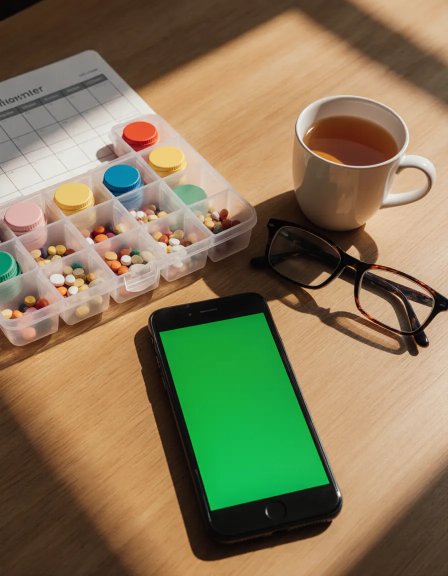
#> input picture assets/photos/kitchen_11.webp, 896 x 1152 px (shown at 1/2 size); the run also reads 1 picture not shown here
$ python make_week_2026_11_21.py
#> lines starting #> are read from the running program, lines starting #| are printed output that depends on the picture; after the words box and inside, x2 and y2 are one past the last pixel; in counts of white or black regions, pixels touching at a corner belong together
### scripts/life.py
"""Life-style posts (2026-11-20): a photo from daily life with the real app
on the phone's screen, a few words, the name. Umid chose this look after
the profile had become one navy card fifteen times.

The photos in assets/photos are generated (FLUX.1 Krea) with the phone's
screen a flat bright green; `on_screen` finds that green and puts a real
screenshot from assets/screens there, in perspective, under the photo's
own light and behind any finger that covers the glass. Posts made this
way are marked as AI-generated when they are scheduled.

Two rules from Umid (2026-11-22), after two covers he sent back:
  - the screen must sit in the phone as it would in life: true proportions,
    the phone's own tilt, no green light left on the fingers. Look at every
    picture at full size before it is shown;
  - take the app at a moment worth looking at (a question and its answer,
    a ticked list, a chart, Velta on Today), never an empty or a menu state.

Needs numpy, scipy and opencv-python-headless next to Pillow."""
import numpy as np
from scipy import ndimage
from brand import *

P, SC = A + 'photos/', A + 'screens/'
INK, VIO, GOLD = (22, 27, 68), (104, 84, 214), (255, 205, 120)
NIGHT = (30, 26, 92)


def corners(m):
    """The four corners of the screen (top-left, top-right, bottom-right,
    bottom-left) from its green mask. A screen seen at an angle is taken by
    the extremes along its two diagonals. A screen with a corner under a
    thumb, or cut by a notch, is taken as the smallest rectangle round what
    can be seen of it. Whichever of the two covers the visible screen better
    is used."""
    import cv2
    ys, xs = np.nonzero(m)
    diag = np.array([(xs[i], ys[i]) for i in (np.argmin(xs + ys), np.argmax(xs - ys), np.argmax(xs + ys), np.argmin(xs - ys))], float)
    c = diag.mean(0); diag = c + (diag - c) * 1.035            # past the rounded corners
    hull = cv2.convexHull(np.stack([xs, ys], 1).astype(np.int32))
    box = cv2.boxPoints(cv2.minAreaRect(hull)).astype(float)
    order = np.argsort(box[:, 1]); top = box[order[:2]]; bot = box[order[2:]]   # upright enough: the two highest are the top
    top = top[np.argsort(top[:, 0])]; bot = bot[np.argsort(bot[:, 0])]
    rect = np.array([top[0], top[1], bot[1], bot[0]])

    def cover(q):
        a = np.zeros(m.shape, np.uint8); cv2.fillPoly(a, [q.astype(np.int32)], 1)
        h = np.zeros(m.shape, np.uint8); cv2.fillPoly(h, [hull], 1)
        return (a & h).sum() / max((a | h).sum(), 1)
    return diag if cover(diag) >= cover(rect) else rect


def on_screen(photo, shot, scale=2):
    """The photo (enlarged [scale] times) with [shot] on its green screen,
    and the screen's four corners."""
    p = Image.open(P + photo).convert('RGB'); p = p.resize((p.width * scale, p.height * scale), Image.LANCZOS)
    a = np.asarray(p).astype(float); r, g, b = a[..., 0], a[..., 1], a[..., 2]
    green = (g > 110) & (g > r * 1.35) & (g > b * 1.35)
    lab, n = ndimage.label(green); m = lab == 1 + int(np.argmax(ndimage.sum(green, lab, range(1, n + 1))))
    quad = corners(m)
    s = Image.open(SC + shot).convert('RGB'); w, h = s.size; rows, rhs = [], []
    # The phone in the photo is not as tall as the one the screenshot was taken on: show the top of
    # the screen at its true proportions, never squeezed to fit.
    side = lambda i, j: float(np.hypot(*(quad[i] - quad[j])))
    ratio = (side(0, 1) + side(3, 2)) / (side(0, 3) + side(1, 2))
    if w / h < ratio:
        h = int(w / ratio); s = s.crop((0, 0, w, h))
    else:
        nw = int(h * ratio); s = s.crop(((w - nw) // 2, 0, (w - nw) // 2 + nw, h)); w = nw
    for (x, y), (u, v) in zip(quad, [(0, 0), (w, 0), (w, h), (0, h)]):
        rows += [[x, y, 1, 0, 0, 0, -u * x, -u * y], [0, 0, 0, x, y, 1, -v * x, -v * y]]; rhs += [u, v]
    warped = s.transform(p.size, Image.PERSPECTIVE, tuple(np.linalg.solve(np.array(rows), np.array(rhs))), Image.BICUBIC)
    light = Image.fromarray(np.clip(np.where(m, g / np.median(g[m]), 1.0) * 200, 0, 255).astype(np.uint8)).filter(ImageFilter.GaussianBlur(10 * scale))
    k = np.clip(np.asarray(light).astype(float) / 200, 0.78, 1.12)[..., None]
    lit = Image.fromarray(np.clip(np.asarray(warped).astype(float) * k, 0, 255).astype(np.uint8))
    mask = Image.fromarray((ndimage.binary_dilation(m, iterations=2 * scale) * 255).astype(np.uint8)).filter(ImageFilter.GaussianBlur(1.2 * scale))
    p.paste(lit, (0, 0), mask)
    near = ndimage.binary_dilation(m, iterations=45 * scale) & ~ndimage.binary_dilation(m, iterations=scale)
    a = np.asarray(p).astype(float); r, g, b = a[..., 0], a[..., 1], a[..., 2]
    spill = near & (g > np.maximum(r, b) * 1.04); a[..., 1] = np.where(spill, np.maximum(r, b) * 1.02, g)
    p = Image.fromarray(np.clip(a, 0, 255).astype(np.uint8))
    return p, quad


def plain(photo, scale=2):
    p = Image.open(P + photo).convert('RGB'); return p.resize((p.width * scale, p.height * scale), Image.LANCZOS)


# [6 lines left out: function soften, not called in this run]


def frame(im, size=(W, H), shift=0.5, centre=None):
    """Crop a photo to the post's shape. [shift] 0..1 slides the crop along
    the spare side; [centre] (an x) keeps that point in the middle instead."""
    w, h = im.size; tw, th = size
    if w / h > tw / th:
        nw = int(h * tw / th); x = int((w - nw) * shift) if centre is None else int(min(max(centre - nw / 2, 0), w - nw))
        im = im.crop((x, 0, x + nw, h))
    else:
        nh = int(w * th / tw); y = int((h - nh) * shift); im = im.crop((0, y, w, y + nh))
    return im.resize(size, Image.LANCZOS).convert('RGBA')


def shade(c, top=0.0, bottom=0.0, start=0.45):
    """Darken the top and/or the bottom of a photo for the words."""
    w, h = c.size; y = np.arange(h)[:, None] / h
    a = np.maximum(np.clip((start - y) / start, 0, 1) * top, np.clip((y - (1 - start)) / start, 0, 1) * bottom)
    lay = np.zeros((h, w, 4), np.uint8); lay[..., :3] = (10, 14, 44); lay[..., 3] = (a * 255).astype(np.uint8).repeat(w, axis=1)
    c.alpha_composite(Image.fromarray(lay))


def words(c, x, y, small, big, size=78, sub=None):
    """A small gold line, the big white lines under it, an optional line below."""
    d = draw(c); d.text((x, y), small, font=font('Medium', 34), fill=GOLD); y += 54
    for line in big.split('\n'):
        d.text((x, y), line, font=font('Bold', size), fill=WHITE); y += int(size * 1.16)
    if sub:
        d.text((x, y + 6), sub, font=font('Medium', 36), fill=(225, 228, 255))
    return y


def mark(c, fill=WHITE, y=None):
    d = draw(c); w, h = c.size; f = font('Bold', 40); t = 'Mivelta'
    d.text((w - 70 - d.textlength(t, font=f), (h - 96) if y is None else y), t, font=f, fill=fill)


def star(d, x, y, fill):
    d.text((x, y), '✦', font=ImageFont.truetype('/usr/share/fonts/truetype/dejavu/DejaVuSans.ttf', 64), fill=fill)

### scripts/brand.py
"""Mivelta post toolkit (Pillow). Usage example:

    from brand import *
    c = canvas()                       # 1080x1350 navy-violet gradient
    paste(c, 'velta_happy.png', 820, W/2, 560)
    d = draw(c)
    y = ctext(d, 990, "Hi, I'm Velta", font('Bold', 100))
    ctext(d, y + 5, 'Second line\\nthird line', font('Regular', 42), SUB)
    footer(d)
    save(c, 'posts/2026-10-25/post1.jpg')

Assets in ../assets: velta_happy, velta_open, velta_salad, velta_heart (has own bg),
symbol_glossy, bg_gradient, app_icon. Font: Poppins (Regular/Medium/Bold/Light).
Size 'story' = 1080x1920 for TikTok / Stories.
"""
import os
from PIL import Image, ImageDraw, ImageFont, ImageFilter
ROOT = os.path.join(os.path.dirname(os.path.abspath(__file__)), '..')
A = os.path.join(ROOT, 'assets') + '/'
F = '/usr/share/fonts/truetype/google-fonts/Poppins-'
W, H = 1080, 1350
WHITE = (255, 255, 255); LAV = (205, 196, 255); SUB = (220, 226, 255)

def font(weight, size): return ImageFont.truetype(F + weight + '.ttf', size)

# [7 lines left out: function canvas, not called in this run]

def draw(c): return ImageDraw.Draw(c)

def paste(c, name, width, cx, cy, soft_edge=False):
    im = Image.open(A + name).convert('RGBA'); r = width / im.width
    im = im.resize((int(im.width * r), int(im.height * r)), Image.LANCZOS)
    if soft_edge:  # for images with their own background (velta_heart, app_icon)
        m = Image.new('L', im.size, 0)
        ImageDraw.Draw(m).ellipse((40, 40, im.width - 40, im.height - 40), fill=255)
        im.putalpha(m.filter(ImageFilter.GaussianBlur(60)))
    c.alpha_composite(im, (int(cx - im.width / 2), int(cy - im.height / 2)))

# [12 lines left out: functions ctext, card, not called in this run]

def footer(d, text='@mivelta.app'):
    cw, ch = d.im.size; f = font('Medium', 30)
    d.text(((cw - d.textlength(text, font=f)) / 2, ch - 90), text, font=f, fill=(190, 200, 240))

def save(c, rel_path):
    p = os.path.join(ROOT, rel_path); os.makedirs(os.path.dirname(p), exist_ok=True)
    c.convert('RGB').save(p, quality=90); return p

def raw_url(rel_path):
    return 'https://raw.githubusercontent.com/ukadirov/mivelta-media/main/' + rel_path.lstrip('/')

### scripts/make_week_2026_11_21.py
"""The life-style look, from 21 November 2026 (see life.py):

  21 Nov  pill_box        kitchen table, the medicines list on the phone
  22 Nov  did_mum         the phone at home, family mode (replaces family_mode.jpg)
  26 Nov  only_reason     a quote card (replaces coming_december.jpg)
  29 Nov  call_me         a quote on a light ground, Velta listens (replaces parents_said.jpg)
   1 Dec  walk_together   a walk in the park (replaces move_150.jpg)
  and photo covers for the two reels already published (15 and 18 Nov).
"""
import sys, os
sys.path.insert(0, os.path.dirname(os.path.abspath(__file__)))
from life import *

# 21 Nov
c = frame(on_screen('kitchen_11.webp', 'meds.png')[0], shift=0.0); shade(c, top=0.9, start=0.4)
#> in on_screen, p is the input picture: PIL image 896x1152 RGB; mean R, G, B 135.3, 121.6, 88.7
#> in on_screen, `green = (g > 110) & (g > r * 1.35) & (g > b * 1.35)`: green: shape (2304, 1792) bool; 8.1% white; 25 white regions (18 under 20 px), largest, box (x1, y1, x2, y2) and area: (638, 1251, 1317, 2042) 332435, (0, 1009, 46, 1103) 2211, (539, 1003, 559, 1012) 80
#> in on_screen, `lab, n = ndimage.label(green)`: lab: shape (2304, 1792) int32; 32 distinct labels, from 0 to 31
#> in on_screen, `lab, n = ndimage.label(green)`: n = 31
#> in on_screen, `m = lab == 1 + int(np.argmax(ndimage.sum(green, lab, range(1, n + 1)))`: m: shape (2304, 1792) bool; 8.1% white; 1 white region, box (x1, y1, x2, y2) and area: (638, 1251, 1317, 2042) 332435
#> in corners, `diag = np.array([(xs[i], ys[i]) for i in (np.argmin(xs + ys), np.argma..`: diag = [[639, 1329], [1052, 1252], [1315, 1933], [843, 2040]]
#> in corners, `c = diag.mean(0)`: c = [962.2, 1638.5]
#> in corners, `diag = c + (diag - c) * 1.035`: diag = [[627.7, 1318.2], [1055.1, 1238.5], [1327.3, 1943.3], [838.8, 2054.1]]
#> in corners, `hull = cv2.convexHull(np.stack([xs, ys], 1).astype(np.int32))`: hull = contour of 25 points, box (x1, y1, x2, y2) (638, 1251, 1317, 2042), area 333518
#> in corners, `box = cv2.boxPoints(cv2.minAreaRect(hull)).astype(float)`: box = [[851.1, 2068.2], [636.7, 1329.5], [1103, 1194.2], [1317.4, 1932.9]]
#> in corners, `order = np.argsort(box[:, 1])`: order = [2, 1, 3, 0]
#> in corners, `top = box[order[:2]]`: top = [[1103, 1194.2], [636.7, 1329.5]]
#> in corners, `bot = box[order[2:]]`: bot = [[1317.4, 1932.9], [851.1, 2068.2]]
#> in corners, `top = top[np.argsort(top[:, 0])]`: top = [[636.7, 1329.5], [1103, 1194.2]]
#> in corners, `bot = bot[np.argsort(bot[:, 0])]`: bot = [[851.1, 2068.2], [1317.4, 1932.9]]
#> in corners, `rect = np.array([top[0], top[1], bot[1], bot[0]])`: rect = [[636.7, 1329.5], [1103, 1194.2], [1317.4, 1932.9], [851.1, 2068.2]]
#> in cover, `cv2.fillPoly(a, [q.astype(np.int32)], 1)`: a: shape (2304, 1792); values 0 (black) and 1 (white), 8.6% white; 1 white region, box (x1, y1, x2, y2) and area: (627, 1238, 1328, 2055) 354593
#> in cover, `cv2.fillPoly(h, [hull], 1)`: h: shape (2304, 1792); values 0 (black) and 1 (white), 8.1% white; 1 white region, box (x1, y1, x2, y2) and area: (638, 1251, 1317, 2042) 334656
#> in cover (call 2), `a = np.zeros(m.shape, np.uint8)`: a: shape (2304, 1792); every value is 0
#> in cover (call 2), `cv2.fillPoly(a, [q.astype(np.int32)], 1)`:
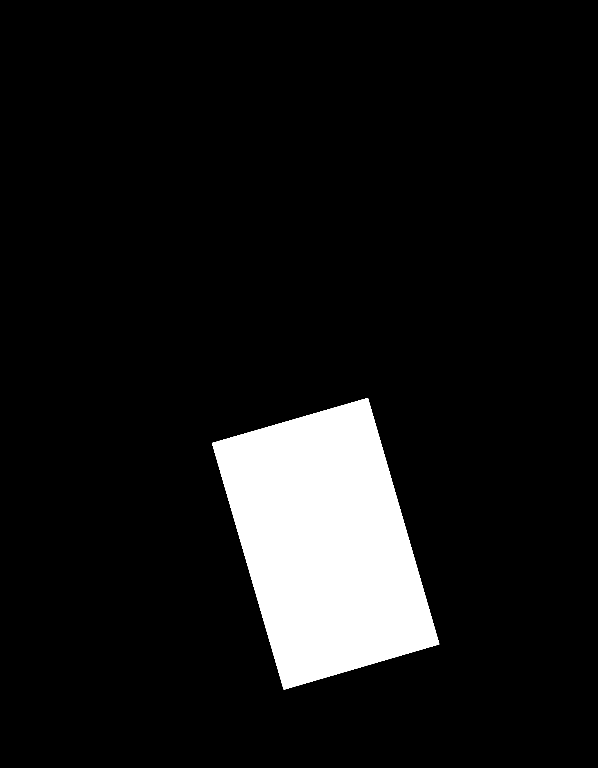
#> a: shape (2304, 1792) (shown at 1/3 size); values 0 (black) and 1 (white), 9.1% white; 1 white region, box (x1, y1, x2, y2) and area: (636, 1194, 1318, 2069) 374781
#> in on_screen, `quad = corners(m)`: quad has the same summary as diag in corners
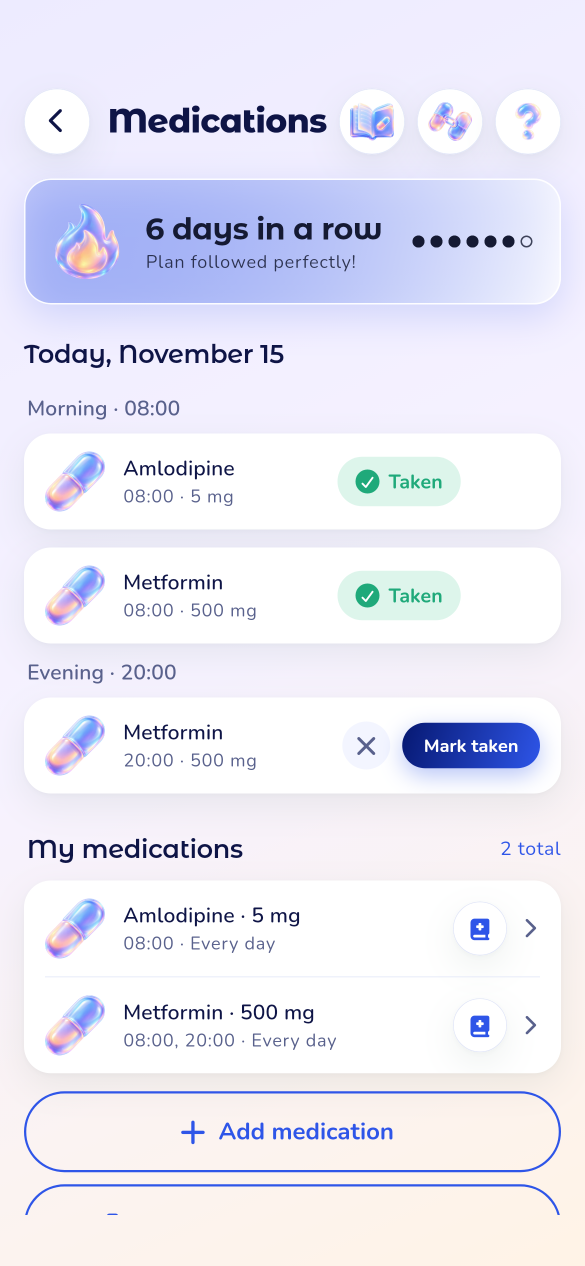
#> input picture assets/screens/meds.png, 1170 x 2532 px (shown at 1/2 size)
#> in on_screen, `s = s.crop((0, 0, w, h))`:
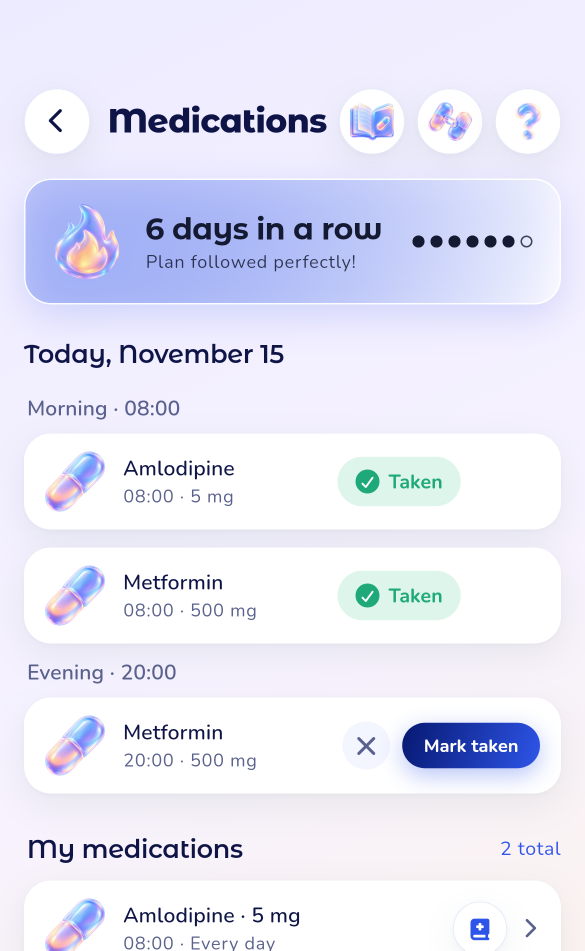
#> s: PIL image 1170x1901 RGB (shown at 1/2 size); mean R, G, B 229.4, 230.1, 245.9
#> the loop in on_screen, `for (x, y), (u, v) in zip(quad, [(0, 0), (w, 0), (w, h), (0, h)]):` made 4 passes
#> (x, y, u, v, rhs) on passes 2 to 4: (1055.1, 1238.5, 1170, 0, [0, 0, 1170, 0]), (1327.3, 1943.3, 1170, 1901, [0, 0, 1170, 0, 1170, 1901]), (838.8, 2054.1, 0, 1901, [0, 0, 1170, 0, 1170, 1901, 0, 1901])
#> (x, y, u, v) on pass 1: (627.7, 1318.2, 0, 0)
#> after the loop in on_screen, `for (x, y), (u, v) in zip(quad, [(0, 0), (w, 0), (w, h), (0, h)]):`: rows = 8 items
#> in on_screen, `near = ndimage.binary_dilation(m, iterations=45 * scale) & ~ndimage.bi..`: near: shape (2304, 1792) bool; 5.2% white; 1 white region, box (x1, y1, x2, y2) and area: (548, 1161, 1407, 2132) 216744
#> in on_screen, `spill = near & (g > np.maximum(r, b) * 1.04)`: spill: shape (2304, 1792) bool; 0.97% white; 260 white regions (178 under 20 px), largest, box (x1, y1, x2, y2) and area: (826, 2008, 1083, 2112) 12808, (1062, 1955, 1312, 2067) 11014, (1016, 1194, 1076, 1263) 1487
#> in frame, `w, h = im.size`: w = 1792; h = 2304
#> in frame, `tw, th = size`: tw = 1080; th = 1350
#> in frame, `nh = int(w * th / tw)`: nh = 2240
#> in frame, `y = int((h - nh) * shift)`: y = 0
#> in shade, `c.alpha_composite(Image.fromarray(lay))`:
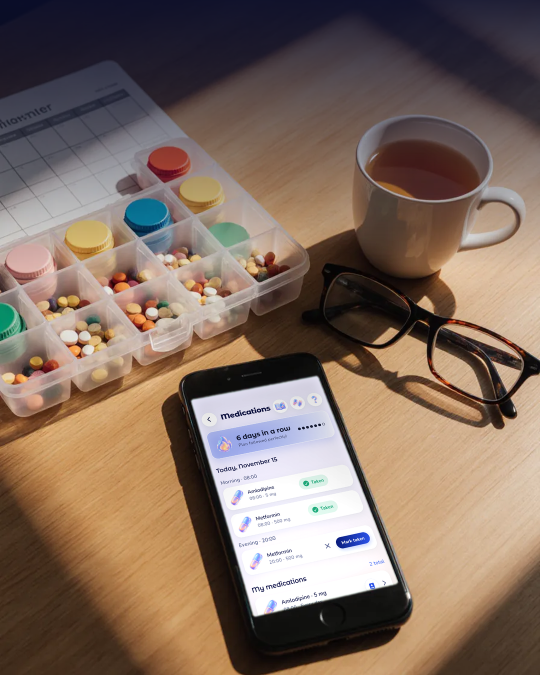
#> c: PIL image 1080x1350 RGBA (shown at 1/2 size); mean R, G, B, A 129.3, 109, 96, 255
words(c, 70, 70, 'Medicine reminders', 'The pill box\ngot a helper'); mark(c); save(c, 'posts/2026-11-21/pill_box.jpg')
#> after the loop in words, `for line in big.split('\n'):`: y = 304

# 22 Nov
c = frame(on_screen('hand_home_11.webp', 'mum.png')[0]); shade(c, bottom=0.92, start=0.42)
#> call 2 of on_screen, with photo = 'hand_home_11.webp', shot = 'mum.png', scale = 2
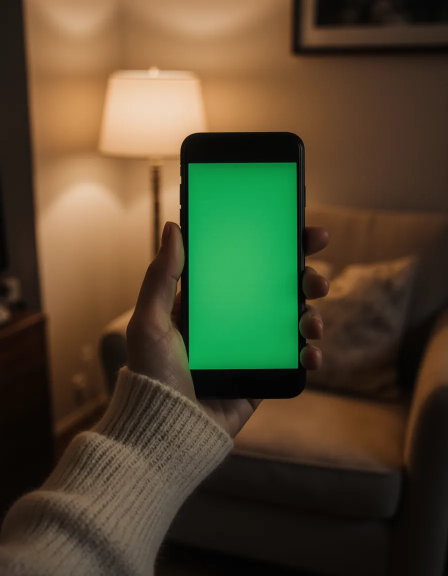
#> input picture assets/photos/hand_home_11.webp, 896 x 1152 px (shown at 1/2 size)
#> in on_screen, p is the input picture: PIL image 896x1152 RGB; mean R, G, B 81.6, 72.7, 47.7
#> in on_screen (call 2), `green = (g > 110) & (g > r * 1.35) & (g > b * 1.35)`: green: shape (2304, 1792) bool; 8.6% white; 3 white regions (1 under 20 px), largest, box (x1, y1, x2, y2) and area: (754, 652, 1192, 1477) 356275, (744, 1420, 748, 1442) 63
#> in on_screen (call 2), `lab, n = ndimage.label(green)`:
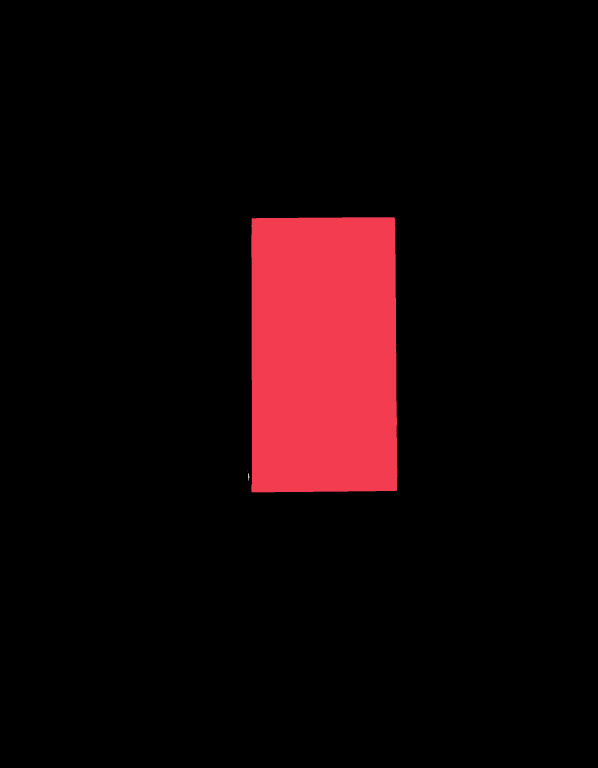
#> lab: shape (2304, 1792) int32 (shown at 1/3 size); 4 distinct labels, from 0 to 3; one colour per label, 0 black
#> in on_screen (call 2), `lab, n = ndimage.label(green)`: n = 3
#> in on_screen (call 2), `m = lab == 1 + int(np.argmax(ndimage.sum(green, lab, range(1, n + 1)))`: m: shape (2304, 1792) bool; 8.6% white; 1 white region, box (x1, y1, x2, y2) and area: (754, 652, 1192, 1477) 356275
#> in cover (call 3), `cv2.fillPoly(a, [q.astype(np.int32)], 1)`: a: shape (2304, 1792); values 0 (black) and 1 (white), 9.2% white; 1 white region, box (x1, y1, x2, y2) and area: (747, 638, 1198, 1490) 380360
#> in cover (call 3), `cv2.fillPoly(h, [hull], 1)`: h: shape (2304, 1792); values 0 (black) and 1 (white), 8.7% white; 1 white region, box (x1, y1, x2, y2) and area: (754, 652, 1192, 1477) 358196
#> in cover (call 4), `cv2.fillPoly(a, [q.astype(np.int32)], 1)`:
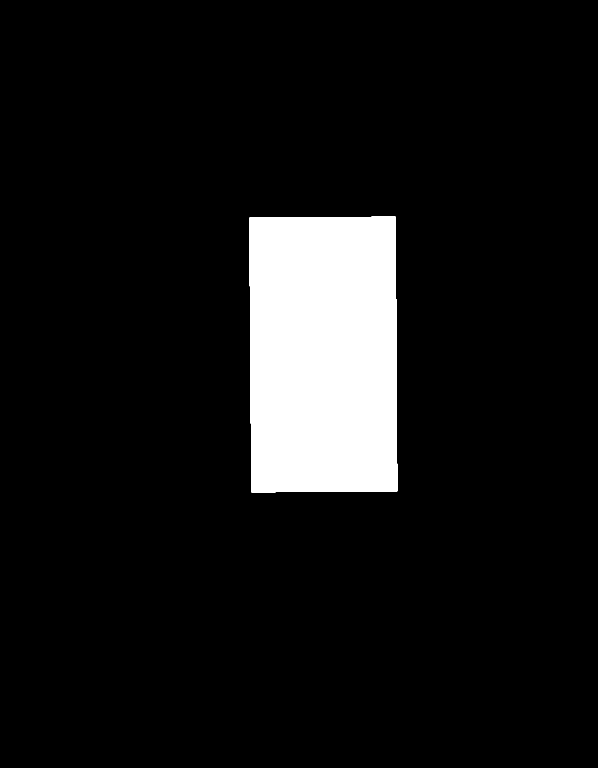
#> a: shape (2304, 1792) (shown at 1/3 size); values 0 (black) and 1 (white), 8.8% white; 1 white region, box (x1, y1, x2, y2) and area: (748, 650, 1192, 1477) 361339
#> in on_screen (call 2), `quad = corners(m)`: quad = [[748.6, 653.8], [1186, 650.9], [1191.5, 1473.6], [754, 1476.5]]
#> the loop in on_screen (call 2), `for (x, y), (u, v) in zip(quad, [(0, 0), (w, 0), (w, h), (0, h)]):` made 4 passes
#> (x, y, u, v, rhs) on passes 2 to 4: (1186, 650.9, 1170, 0, [0, 0, 1170, 0]), (1191.5, 1473.6, 1170, 2200, [0, 0, 1170, 0, 1170, 2200]), (754, 1476.5, 0, 2200, [0, 0, 1170, 0, 1170, 2200, 0, 2200])
#> (x, y, u, v) on pass 1: (748.6, 653.8, 0, 0)
#> after the loop in on_screen (call 2), `for (x, y), (u, v) in zip(quad, [(0, 0), (w, 0), (w, h), (0, h)]):`: rows = 8 items
words(c, 70, 1010, 'Family mode', 'Did Mum take\nher pills today?'); mark(c); save(c, 'posts/2026-11-22/did_mum.jpg')

# 26 Nov
c = Image.new('RGBA', (W, H), NIGHT + (255,)); d = draw(c); star(d, 80, 150, GOLD); y = 270
for line, col in [('“Did you take', WHITE), ('your pills?”', WHITE), ('should not be', WHITE), ('the only reason', GOLD), ('you call Mum.', WHITE)]:
    d.text((80, y), line, font=font('Bold', 92), fill=col); y += 112
#> after the loop, y = 830
d.text((80, y + 50), 'Let the list do the asking.\nYou talk about everything else.', font=font('Regular', 42), fill=LAV, spacing=14)
mark(c); save(c, 'posts/2026-11-26/only_reason.jpg')

# 26 Nov, second choice: not about pills (the week already has four posts on medicines)
c = Image.new('RGBA', (W, H), NIGHT + (255,)); d = draw(c); star(d, 80, 150, GOLD); y = 290
for line, col in [('You look after', WHITE), ('everyone.', WHITE), ('Who looks', GOLD), ('after you?', GOLD)]:
    d.text((80, y), line, font=font('Bold', 104), fill=col); y += 128
#> after the loop, y = 802
d.text((80, y + 50), 'A question for every caregiver.\nAnswer it kindly.', font=font('Regular', 42), fill=LAV, spacing=14)
mark(c); save(c, 'posts/2026-11-26/who_looks_after_you.jpg')

# 29 Nov
c = Image.new('RGBA', (W, H), (238, 233, 255, 255)); d = draw(c); star(d, 80, 130, VIO); y = 240
for line, col in [('“Call me when', INK), ('you get there.”', VIO)]:
    d.text((80, y), line, font=font('Bold', 100), fill=col); y += 122
#> after the loop, y = 484
d.text((80, y + 40), 'What did your parents\nalways tell you?', font=font('Medium', 50), fill=INK, spacing=14)
paste(c, 'velta_listening.png', 460, W - 300, 1010); mark(c, INK); save(c, 'posts/2026-11-29/call_me.jpg')
#> (the run stopped early here; a loop or call above may not have finished)
